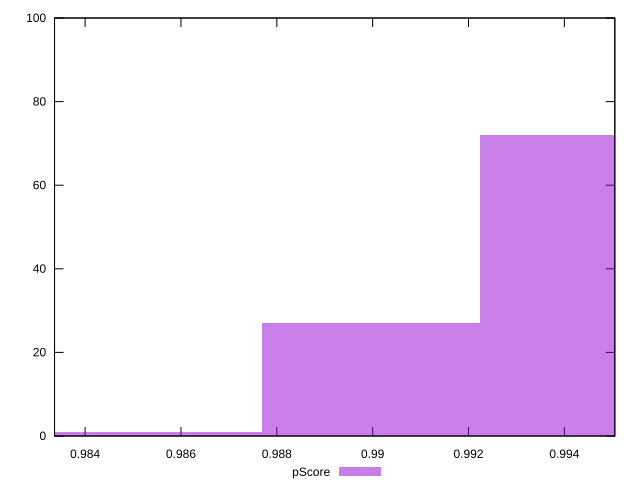

gnuplot code for this plot:
reset

$pScore <<EOF
0.9945009694431992 72
0.9899598691261069 27
0.9854187688090147 1
EOF

set key outside below
set boxwidth 0.004541100317092234
set xrange [0.9833619866068815:0.9950528285962085]
set yrange [0:100]
set trange [0:100]
set style fill transparent solid 0.5 noborder
set terminal svg size 640, 490 enhanced background rgb 'white'
set output "reprap/first-cpu-idle/samples/pages+cached/pScore/histogram.svg"

plot $pScore title "pScore" with boxes

reset
